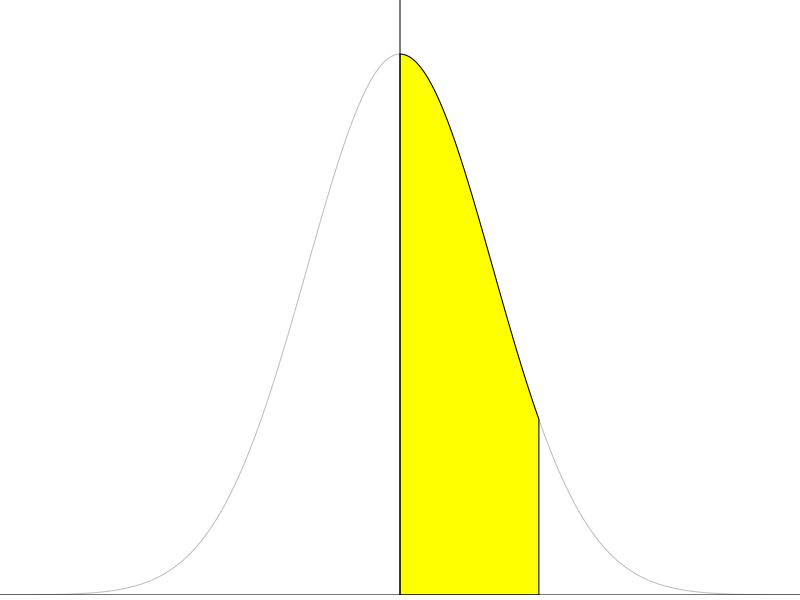
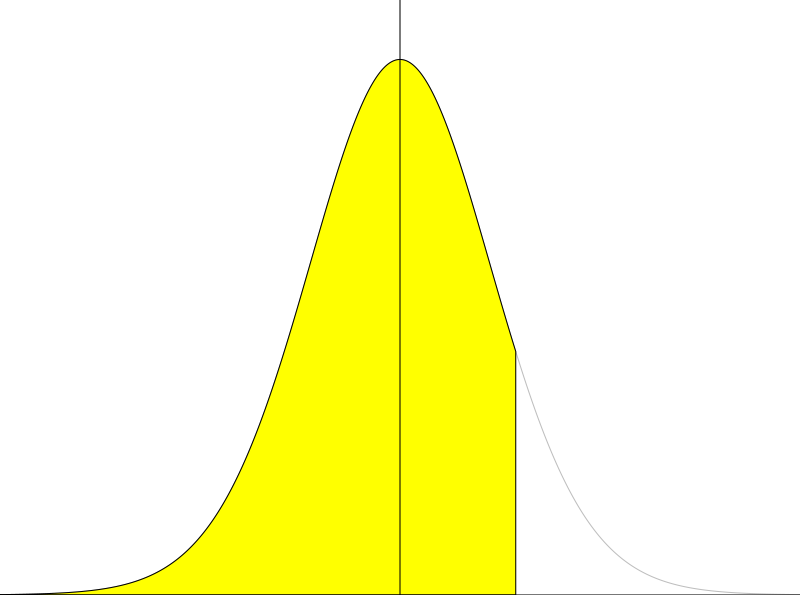

These charts were generated, in order, by the following R code:
## ---- chunk 1
#| include: false

library(knitr)
## ---- chunk 2
#| echo: false
#| fig-dpi: 300
#| fig-width: 5
#| fig-height: 2
#| out-width: 60%

par(mai = c(0.05, 0, 0, 0))
z <- seq(0, 1.5, length.out = 1000)
z0 <- seq(-5, 5, length.out = 1000)
plot(0, type = "n", xlim = c(-4, 4), ylim = c(0, dnorm(0) * 1.1), axes = FALSE, yaxs = "i", xlab = "", ylab = "")
lines(x = z0, y = dnorm(z0), col = "gray")
polygon(x = c(z, rev(z)), y = c(dnorm(z), rep(0, length(z))), col = "yellow")
abline(h = 0, v = 0, col = "black")
## ---- chunk 3
#| echo: false
#| results: asis
Tab71.1 <- outer(seq(0, 3.9, by = 0.1), seq(0, 9), \(x, y) {
  (pnorm(x + y / 100) - pnorm(0)) |> 
    sprintf(fmt = "%.4f")
})

Tab71.1 <- cbind(paste0("<b>", sprintf(fmt = "%.1f", seq(0, 3.9, by = 0.1)), "</b>"), Tab71.1)
colnames(Tab71.1) <- c("<i>z</i> = (<i>x</i> &minus; <i>&mu;</i>)/<i>&sigma;</i>", seq(0, 9))

kable(Tab71.1, align = "c", format = "html", escape = FALSE, table.attr = "id=\"BirdTable\"")
## ---- chunk 4
#| echo: false
#| fig-dpi: 300
#| fig-width: 5
#| fig-height: 2
#| out-width: 60%

par(mai = c(0.05, 0, 0, 0))
t <- seq(-6, 1.25, length.out = 1000)
t0 <- seq(min(t), max(abs(t)), length.out = 1000)
plot(0, type = "n", xlim = c(-4, 4), ylim = c(0, dnorm(0) * 1.1), axes = FALSE, yaxs = "i", xlab = "", ylab = "")
lines(x = t0, y = dt(t0, 25), col = "gray")
polygon(x = c(t, rev(t)), y = c(dt(t, 25), rep(0, length(t))), col = "yellow")
abline(h = 0, v = 0, col = "black")
## ---- chunk 5
#| echo: false
#| results: asis

nu <- c(seq(1, 30), 40, 60, 120, Inf)
p <- c(0.995, 0.99, 0.975, 0.95, 0.9, 0.8, 0.75, 0.7, 0.6, 0.55)
Tab74.2 <- outer(nu, p, \(x, y) {
  qt(y, df = x) |> 
    sprintf(fmt = "%.2f")
})

Tab74.2 <- cbind(paste0("<b>", c(nu[1:(length(nu)-1)], "&infin;"), "</b>"), Tab74.2)
colnames(Tab74.2) <- c("<i>&nu;</i>", paste0("<i>t</i><sup>*</sup><sub><span class=\"ch-0\">", p, "</span></sub>"))

kable(Tab74.2, align = "c", format = "html", escape = FALSE, table.attr = "id=\"BirdTable\"")
